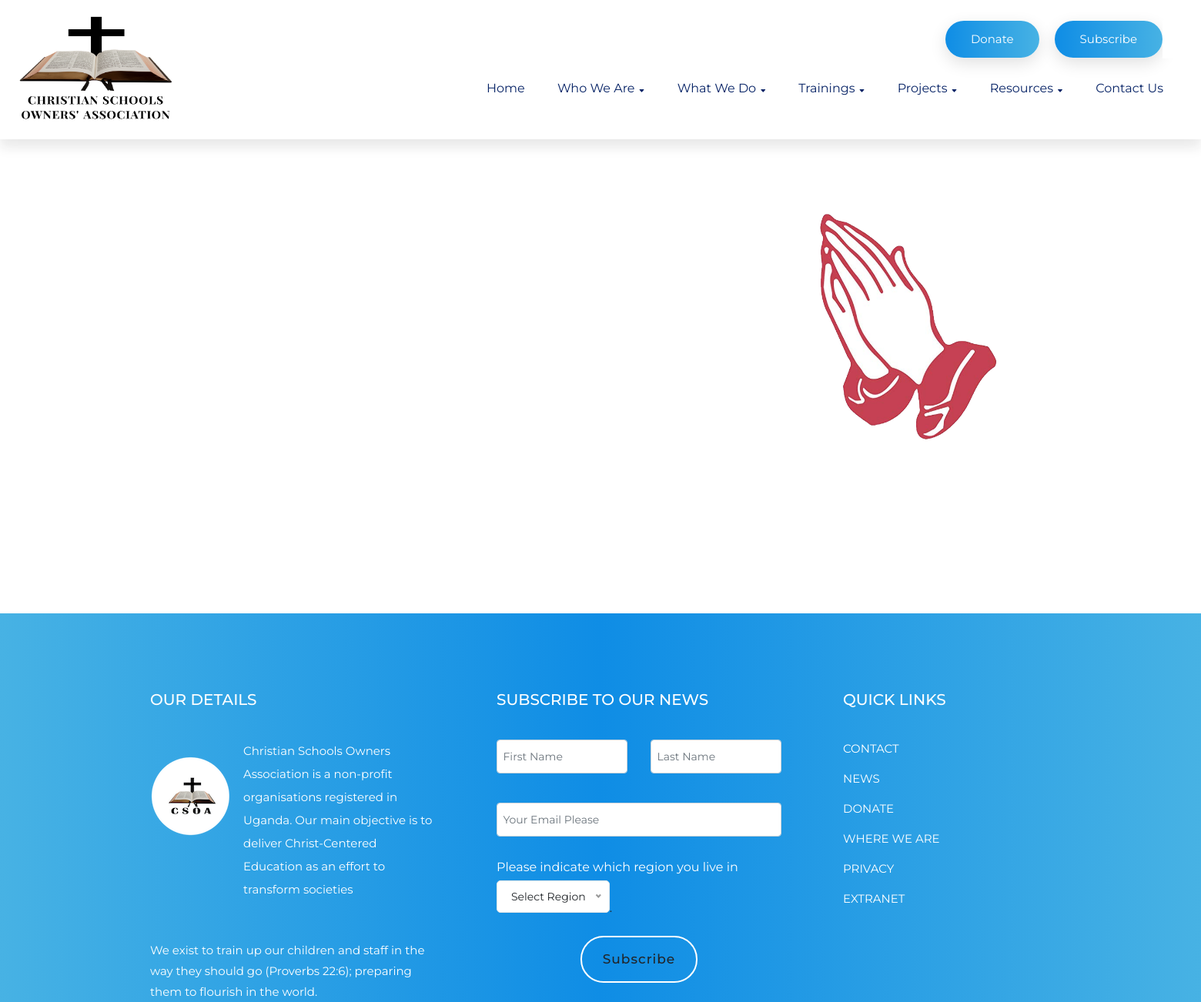
The app's page /wedo/ (upper part), older data.
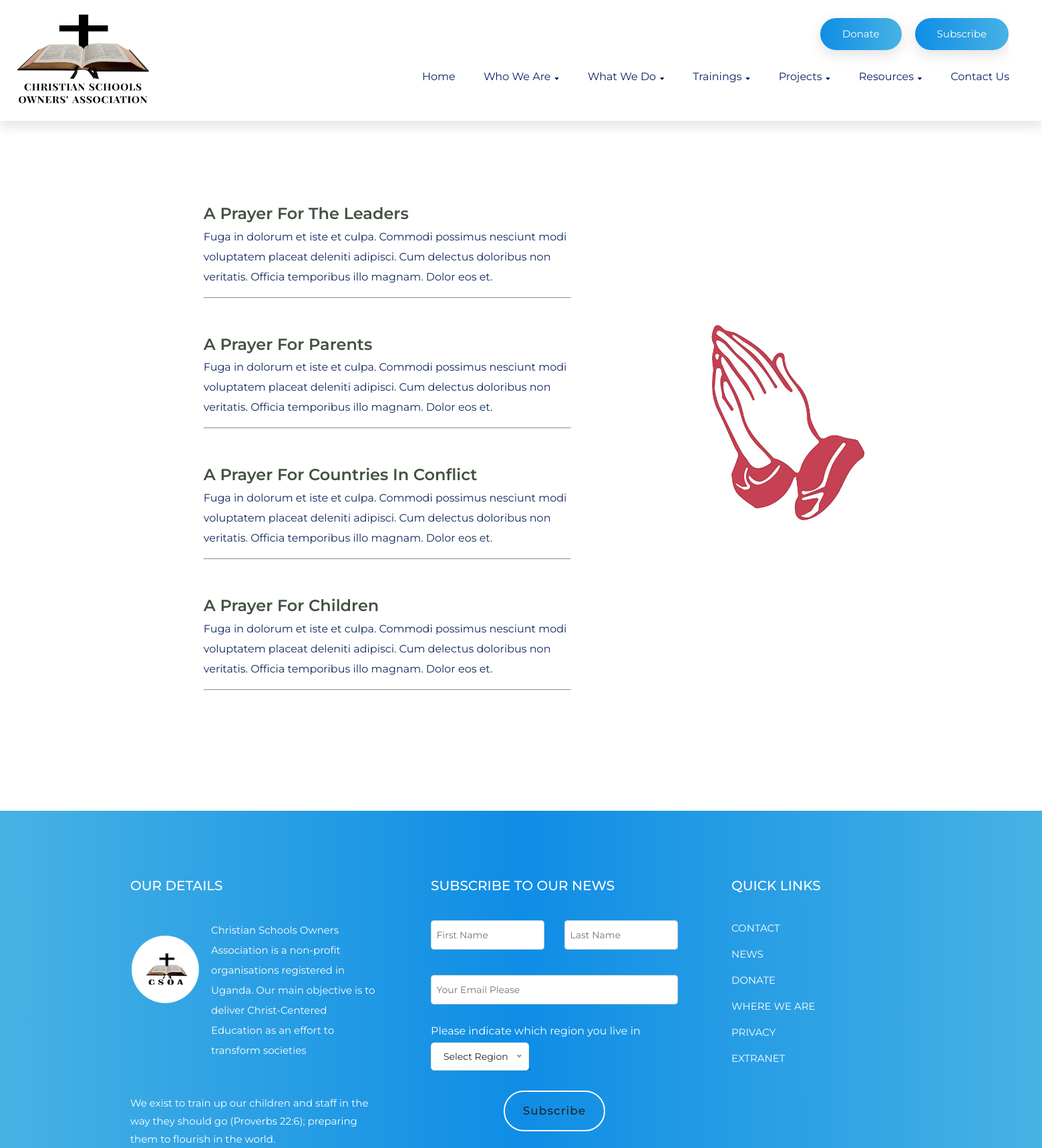
The same page, newer data.
### whatwedo/models.py (models this page shows, shortened)
class Prayer(models.Model):
    title = models.CharField(max_length=100)
    description = models.CharField(max_length=1000)
    date = models.DateTimeField(auto_now_add=True)
    class Meta:
        verbose_name = _("Prayer")
        verbose_name_plural = _("Prayer")

### whatwedo/views.py (the view)
# urls.py: path('', views.prayer, name='prayer'),
def prayer(request):
    text = models.MovingText.objects.all()
    word = models.MovingWord.objects.all()
    prayer = Prayer.objects.all()
    return render(request, 'prayer.html', {"moving": text, "movingword": word, "prayers": prayer})

### csoa/templatetags/my_extras.py (called while the page is built)
@register.filter
def slide_text(words, text):
    filtered = words.filter(movingText=text)
    return list(filtered)

### whatwedo/templates/prayer.html (shortened to what this page needs)
{% extends 'index.html' %}
{% load static %}
{% block content %}
    <div class="container">
        <div class="row d-flex align-items-center">
            <div class="col-md-8 mt-5 align-items-stretch" style="padding:8vw">
                {% for pray in prayers %}
                    <div class="statement">
                    <h4>{{ pray.title }}</h4>
                    <p>{{ pray.description }}</p>
                    <hr>
                </div>
                {% endfor %}
            </div>
            <div class="col-md-4">
                <img src="{% static 'assets/img/prayer.png'%}" class="img-fluid" style="padding:2vw">
            </div>
        </div>
    </div>
{% endblock %}

Row changes from the older to the newer data that the page shows:
added Prayer: title "A Prayer For The Leaders", description "Fuga in dolorum et iste et culpa. Commodi possimus nesciunt modi voluptatem placeat deleniti adipisci. Cum delectus doloribus non veritatis. Officia temporibus illo magnam. Dolor eos et."
added Prayer: title "A Prayer For Parents", description "Fuga in dolorum et iste et culpa. Commodi possimus nesciunt modi voluptatem placeat deleniti adipisci. Cum delectus doloribus non veritatis. Officia temporibus illo magnam. Dolor eos et."
added Prayer: title "A Prayer For Countries In Conflict", description "Fuga in dolorum et iste et culpa. Commodi possimus nesciunt modi voluptatem placeat deleniti adipisci. Cum delectus doloribus non veritatis. Officia temporibus illo magnam. Dolor eos et."
added Prayer: title "A Prayer For Children", description "Fuga in dolorum et iste et culpa. Commodi possimus nesciunt modi voluptatem placeat deleniti adipisci. Cum delectus doloribus non veritatis. Officia temporibus illo magnam. Dolor eos et."
